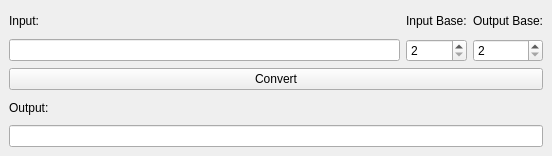
<?xml version="1.0" encoding="UTF-8"?>
<ui version="4.0">
 <class>MainWindow</class>
 <widget class="QMainWindow" name="MainWindow">
  <property name="geometry">
   <rect>
    <x>0</x>
    <y>0</y>
    <width>552</width>
    <height>156</height>
   </rect>
  </property>
  <property name="windowTitle">
   <string>NumBaseConverter</string>
  </property>
  <widget class="QWidget" name="centralwidget">
   <layout class="QGridLayout" name="gridLayout_2">
    <item row="0" column="0">
     <widget class="QLabel" name="label">
      <property name="text">
       <string>Input:</string>
      </property>
     </widget>
    </item>
    <item row="2" column="0" colspan="3">
     <widget class="QPushButton" name="pushButton">
      <property name="text">
       <string>Convert</string>
      </property>
     </widget>
    </item>
    <item row="3" column="0" colspan="3">
     <widget class="QLabel" name="label_4">
      <property name="text">
       <string>Output:</string>
      </property>
     </widget>
    </item>
    <item row="1" column="2">
     <widget class="QSpinBox" name="outputBase">
      <property name="minimum">
       <number>2</number>
      </property>
      <property name="maximum">
       <number>62</number>
      </property>
     </widget>
    </item>
    <item row="1" column="1">
     <widget class="QSpinBox" name="inputBase">
      <property name="minimum">
       <number>2</number>
      </property>
      <property name="maximum">
       <number>62</number>
      </property>
      <property name="value">
       <number>2</number>
      </property>
     </widget>
    </item>
    <item row="0" column="1">
     <widget class="QLabel" name="label_2">
      <property name="text">
       <string>Input Base:</string>
      </property>
     </widget>
    </item>
    <item row="1" column="0">
     <widget class="QLineEdit" name="input"/>
    </item>
    <item row="0" column="2">
     <widget class="QLabel" name="label_3">
      <property name="text">
       <string>Output Base:</string>
      </property>
     </widget>
    </item>
    <item row="4" column="0" colspan="3">
     <widget class="QLineEdit" name="output">
      <property name="readOnly">
       <bool>true</bool>
      </property>
     </widget>
    </item>
   </layout>
  </widget>
 </widget>
 <resources/>
 <connections/>
</ui>
